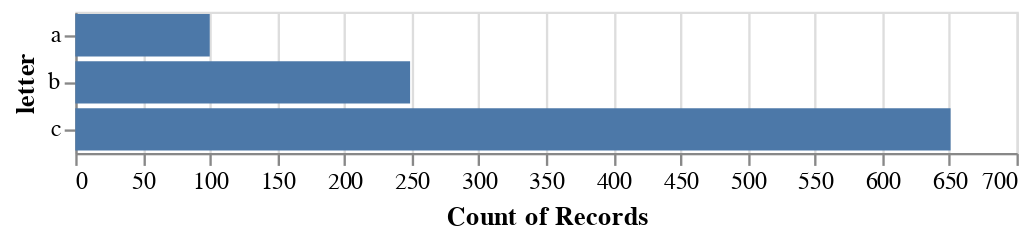

Notebook source saved alongside this figure:
### Code cell
import altair as alt
import pandas as pd

### My scheme
source = pd.DataFrame(
    random.choice(
        ['a','b','c'],
        p = w,
        replace=True,
        size=1000
    ),
    columns=['letter']
)

source

alt.Chart(source).mark_bar().encode(
    alt.Y("letter"),
    x='count()'
)

### Figure 1 — Vega-Lite specification as saved in the notebook (floating-point values rounded to 4 significant figures; data arrays with more than 128 entries replaced by an {"elided": "..."} marker saying what was removed)
{"config": {"view": {"continuousWidth": 400, "continuousHeight": 300}}, "data": {"name": "data-259314f7b6f74fc9e6e957f29d8c005b"}, "mark": "bar", "encoding": {"x": {"type": "quantitative", "aggregate": "count"}, "y": {"type": "nominal", "field": "letter"}}, "$schema": "https://vega.github.io/schema/vega-lite/v4.8.1.json", "datasets": {"data-259314f7b6f74fc9e6e957f29d8c005b": {"elided": "1000 records"}}}
